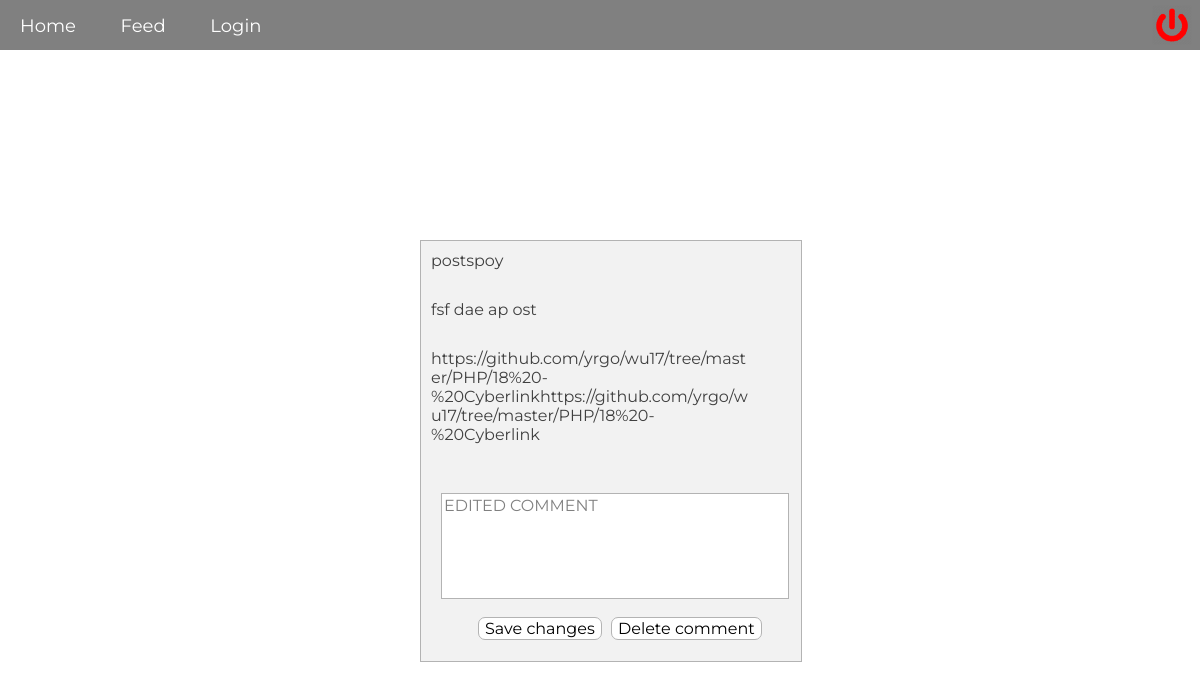
The page /pages/editComment.php?id=1 on the database its author committed.
### tables this page shows
CREATE TABLE "posts" (
        `id`       INTEGER NOT NULL,
        `post_id`       INTEGER NOT NULL PRIMARY KEY AUTOINCREMENT UNIQUE,
        `title` VARCHAR NOT NULL,
        `description`   VARCHAR NOT NULL,
        `url`   VARCHAR NOT NULL,
        `posted`      VARCHAR,
        `edited`     VARCHAR
);

CREATE TABLE "comments" (
         `id`       INTEGER NOT NULL,
         `comment_id`       INTEGER NOT NULL PRIMARY KEY AUTOINCREMENT UNIQUE,
         `post_id`         INTEGER NOT NULL,
         `comment`       VARCHAR NOT NULL,
         `posted`       VARCHAR
);

### pages/editComment.php (the view, shortened to what this page needs)
<?php
require __DIR__.'../../views/header.php';
$comment_id = $_GET['id'];
$query = "SELECT * FROM comments WHERE comment_id = :comment_id";
$statement = $pdo->prepare($query);
$statement->bindParam(':comment_id', $comment_id, PDO::PARAM_INT);
$statement->execute();
$comment_id = $statement->fetch(PDO::FETCH_ASSOC);
$post_id = $comment_id['post_id'];
$query = "SELECT * FROM posts WHERE post_id = :post_id";
$statement = $pdo->prepare($query);
$statement->bindParam(':post_id', $post_id, PDO::PARAM_INT);
$statement->execute();
$post_id = $statement->fetch(PDO::FETCH_ASSOC);
$id = $_GET['id'];
$query = "SELECT * FROM comments WHERE comment_id = :id";
$statement = $pdo->prepare($query);
$statement->bindParam(':id', $id, PDO::PARAM_INT);
$statement->execute();
$comment = $statement->fetch(PDO::FETCH_ASSOC);
?>
<div class="edit-comment-wrapper">
   <div class="commented-post">
      <div class="edit-comment"><?php echo $post_id['title']; ?></div>
      <div class="edit-comment"><?php echo $post_id['description']; ?></div>
      <div class="edit-comment"><?php echo $post_id['url']; ?></div>
   </div>
   <form action="../logic/editComment.php?id=<?php echo $comment['comment_id']?>" method="post">
         <textarea type="edit-comment" name="edit-comment" placeholder="Url"><?php echo $comment['comment']; ?></textarea>
         <button type="submit" class="edit-comment-btn">Save changes</button>
   </form>
   <form action="../logic/deleteComment.php?id=<?php echo $comment['comment_id']?>" method="post">
         <button type="submit" class="delete-comment-btn">Delete comment</button>
   </form>
</div>

### css/main.css (style rules this page uses)
* { margin: 0px; font-family: Montserrat; }
body { color: #404040; background-size: cover; background-attachment: fixed; }
textarea { border: 1px solid #b3b3b3; color: grey; }
.edit-comment-wrapper { position: absolute; height: 50%; width: 30%; left: 35%; top: 30%; border: 1px solid #b3b3b3; background-color: #f2f2f2; padding: 10px; }
.commented-post { position: relative; }
.edit-comment { margin-bottom: 30px; word-wrap: break-word; overflow-wrap: break-word; width: 90%; }
textarea[type=edit-comment] { position: absolute; top: 60%; left: 0%; background-color: white; font-size: 16px; width: 90%; height: 100px; margin-left: 20px; resize: none; }
.edit-comment-btn { position: absolute; bottom: 5%; left: 15%; border: 1px solid #b3b3b3; border-radius: 7px; background-color: white; font-size: 16px; }
.delete-comment-btn { position: absolute; bottom: 5%; left: 50%; background-color: white; border: 1px solid #b3b3b3; border-radius: 7px; font-size: 16px; }

### rows shown on the page
posts: title "postspoy", description "fsf dae ap ost", url "https://github.com/yrgo/wu17/tree/master/PHP/18%20-%20Cyberlinkhttps://github.com/yrgo/wu17/tree/master/PHP/18%20-%20Cyberlink"
comments: edit-comment "EDITED COMMENT"
